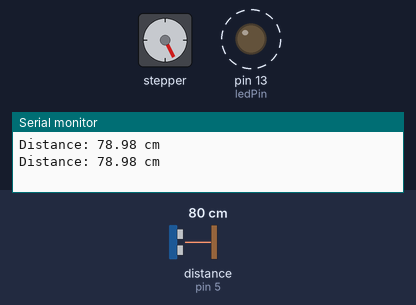
Bench run of a sketch on a simulated Arduino Uno, built with avr-gcc and run on an emulated ATmega328P. Parts: stepper motor, output pins drawn as LEDs (lit = HIGH), the last lines printed to the serial monitor. Wiring (inferred from the names in the program): ultrasonic range finder: trigger pin 4; echo pin 5; stepper motor driver (200 steps per turn assumed): step pin 3; direction pin 2. Dashed ring = blinking. The inputs (shaded band) are chosen by the test bench; at power-on: distance to the obstacle (sensor on pin 5) 80 cm. The echo pulse lasts 58.3 µs per cm; pins used as bus, display or sensor lines are not drawn.

Above: at 2.8 s.
2.9 s: distance to the obstacle (sensor on pin 5) set to 2 cm
At 3.15 s:
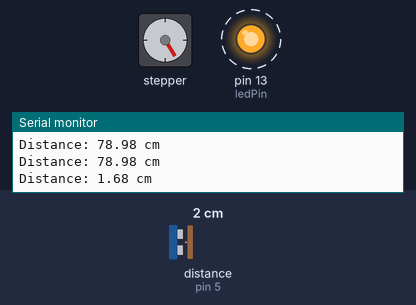
6.4 s: distance to the obstacle (sensor on pin 5) set to 18 cm
At 7.15 s:
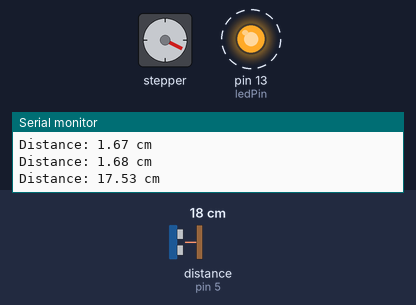
Timing chart, 0 to 19.4 s (numbered marks = the images above; inputs shaded):
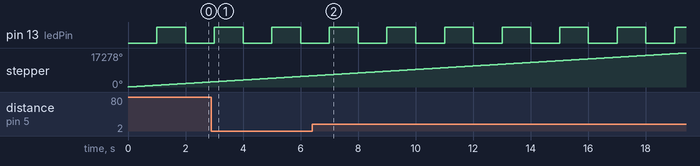

The sketch:

WoodWinderArduinoUno.ino
```cpp
// Define pin connections & motor steps per revolution
const int dirPin = 2;
const int stepPin = 3;

// Ultrasonic sensor pins
#define TRIG_PIN 4
#define ECHO_PIN 5

// LED pin for blinking
const int ledPin = 13;

// Timing intervals
const unsigned long sensorInterval = 1000; // 1 second for ultrasonic sensor reading
const unsigned long ledInterval = 1000;    // 1 second for LED blink
unsigned long previousSensorMillis = 0;
unsigned long previousLedMillis = 0;

bool ledState = LOW;

void setup() {
  // Motor pins
  pinMode(dirPin, OUTPUT);
  pinMode(stepPin, OUTPUT);

  // Ultrasonic sensor pins
  pinMode(TRIG_PIN, OUTPUT);
  pinMode(ECHO_PIN, INPUT);

  // LED pin
  pinMode(ledPin, OUTPUT);

  // Serial at 115200 baud
  Serial.begin(115200);

  // Set motor direction clockwise
  digitalWrite(dirPin, HIGH);
}

void loop() {
  unsigned long currentMillis = millis();

  // Blink LED once every second
  if (currentMillis - previousLedMillis >= ledInterval) {
    previousLedMillis = currentMillis;
    ledState = !ledState; // toggle LED state
    digitalWrite(ledPin, ledState);
  }

  // Read ultrasonic sensor every second
  if (currentMillis - previousSensorMillis >= sensorInterval) {
    previousSensorMillis = currentMillis;

    digitalWrite(TRIG_PIN, LOW);
    delayMicroseconds(2);
    digitalWrite(TRIG_PIN, HIGH);
    delayMicroseconds(10);
    digitalWrite(TRIG_PIN, LOW);

    long duration = pulseIn(ECHO_PIN, HIGH);
    float distance = duration * 0.034 / 2;

    Serial.print("Distance: ");
    Serial.print(distance);
    Serial.println(" cm");
  }

  // Stepper motor continuous smooth rotation
  digitalWrite(stepPin, HIGH);
  delayMicroseconds(1000);  // Adjust for speed; smaller is faster
  digitalWrite(stepPin, LOW);
  delayMicroseconds(1000);  // Adjust for speed; same as above
}
```

Measured:
- by itself, pin 13 (ledPin): alternates HIGH for 1.0 s and LOW for 1.0 s
